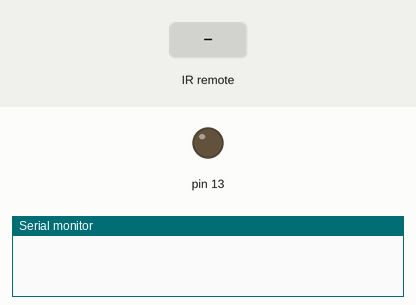
Simulated run of this sketch. Board: Arduino Uno, built with avr-gcc and run on an emulated ATmega328P. On the bench: output pins drawn as LEDs (lit = HIGH), the last lines printed to the serial monitor. Dashed ring = blinking. The inputs (shaded band) are chosen by the test bench.

Above: at 1.2 s.
1.3 s: infrared code 0x1005C received
At 1.6 s:
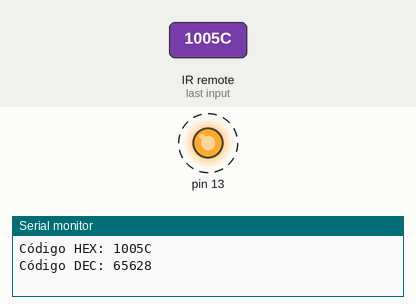
Timing chart, 0 to 10.3 s (numbered marks = the images above; inputs shaded):
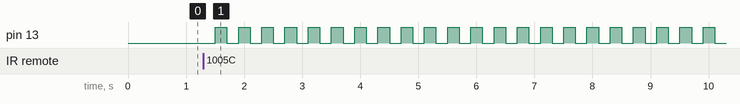

The sketch:

IRrecvClone.ino
```cpp
#include <IRremote.h> //INCLUSÃO DE BIBLIOTECA

int RECV_PIN = 2; //PINO DIGITAL UTILIZADO PELO FOTORRECEPTOR KY-022
bool led;
IRrecv irrecv(RECV_PIN); //PASSA O PARÂMETRO PARA A FUNÇÃO irrecv

decode_results results; //VARIÁVEL QUE ARMAZENA OS RESULTADOS (SINAL IR RECEBIDO)

void setup(){
  Serial.begin(9600); //INICIALIZA A SERIAL
  irrecv.enableIRIn(); //INICIALIZA A RECEPÇÃO DE SINAIS IR
  pinMode(13, OUTPUT);
}

void loop(){
  //CAPTURA O SINAL IR
  if (irrecv.decode(&results)) {
    Serial.print("Código HEX: "); //IMPRIME O TEXTO NO MONITOR SERIAL
    Serial.println(results.value, HEX); //IMPRIME NO MONITOR SERIAL O CÓDIGO IR EM FORMATO HEXADECIMAL
    Serial.print("Código DEC: "); //IMPRIME O TEXTO NO MONITOR SERIAL
    Serial.println(results.value); //IMPRIME NO MONITOR SERIAL O CÓDIGO IR EM FORMATO DECIMAL
    Serial.println(""); //QUEBRA DE LINHA NA SERIAL
    irrecv.resume(); //AGUARDA O RECEBIMENTO DE UM NOVO SINAL IR
  }
    digitalWrite(13, led);
  if(results.value == 65628){
    led = !led;
    delay(100);
  }
  delay(100); //INTERVALO DE 100 MILISSEGUNDOS
}
```

Measured:
- after the input at 1.3 s, pin 13: alternates HIGH for 0.20 s and LOW for 0.20 s, starting after 0.20 s
